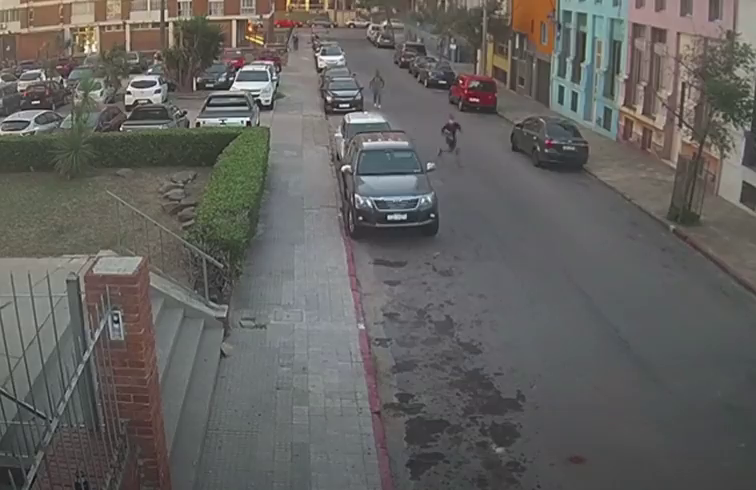
#> input picture frame 8 of Practica2/safety_running.mp4, 756 x 490 px, given in place of PracticaAutopilot.mp4, which was not available
$ python autopilot.py
#> lines starting #> are read from the running program, lines starting #| are printed output that depends on the picture
import cv2
import numpy as np

cap = cv2.VideoCapture("PracticaAutopilot.mp4")

while(1):
    ret, frame = cap.read()
#> frame is the input picture: shape (490, 756, 3); mean B, G, R 95.2, 97.8, 99.3
    if not ret:
        break

    gray = cv2.cvtColor(frame, cv2.COLOR_BGR2GRAY)
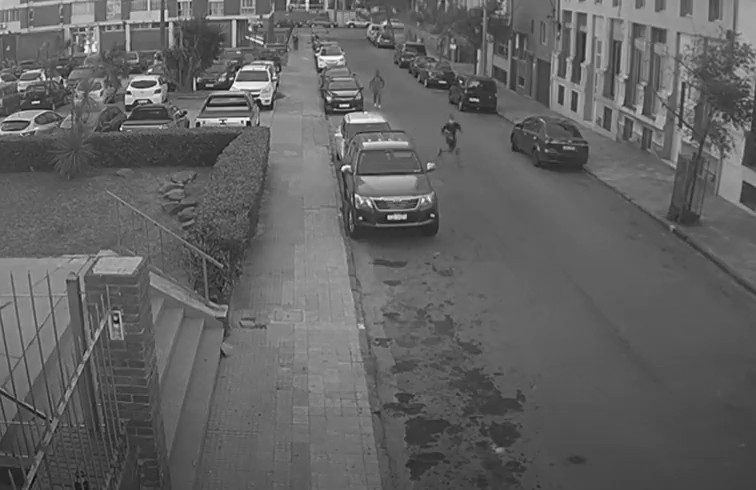
#> gray: shape (490, 756); min 10, max 255, mean 97.9
    edges = cv2.Canny(gray, 100, 200)
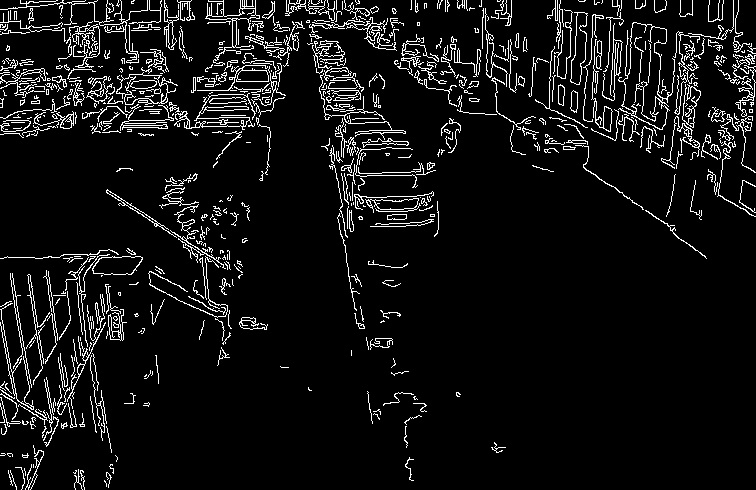
#> edges: shape (490, 756); 7.2% white in thin lines or dots

    lines = cv2.HoughLinesP(edges, 1, np.pi/180, 50, minLineLength=50, maxLineGap=20)
#> lines = 448 rows, first 6: [102, 108, 167, 98], [208, 95, 276, 91], [88, 82, 170, 80], [416, 56, 751, 62], [654, 9, 738, 6], [0, 125, 75, 122]

    if lines is not None:
        for line in lines:
            x1, y1, x2, y2 = line[0] if len(line.shape) > 1 else line
            cv2.line(frame, (x1, y1), (x2, y2), (0, 255, 0), 3)
#> this loop made 448 passes
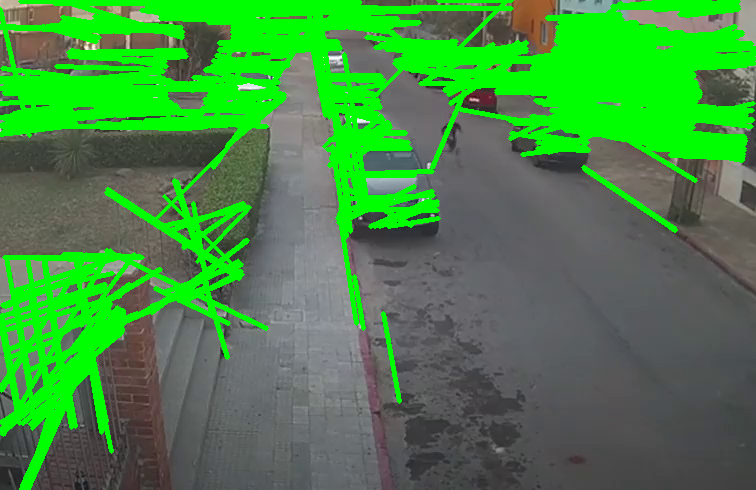
#> frame: shape (490, 756, 3); mean B, G, R 67.9, 137.8, 69.7

    cv2.imshow('Original', frame)
    cv2.imshow('Edges', edges)

    k = cv2.waitKey(25) & 0xFF
#> (key Esc is pressed here)
    if k == 27:
        break

cap.release()
cv2.destroyAllWindows()

$ run again, starting later in the video
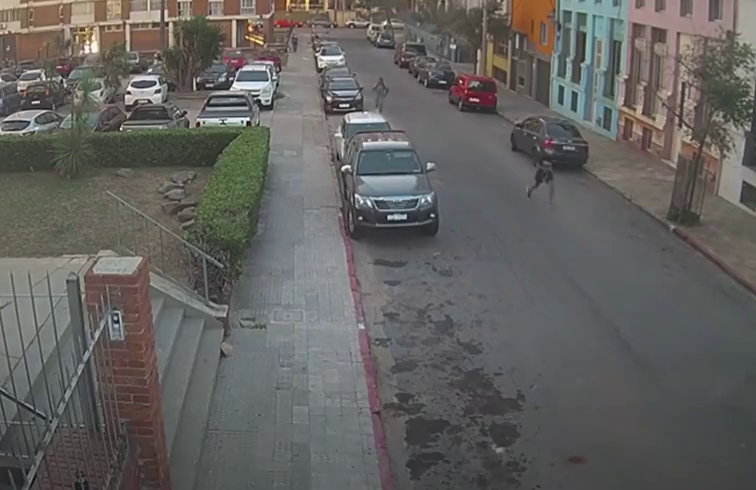
#> input picture frame 36 of Practica2/safety_running.mp4, 756 x 490 px, given in place of PracticaAutopilot.mp4, which was not available
#> frame is the input picture: shape (490, 756, 3); mean B, G, R 95.9, 98.1, 99.4
#> `edges = cv2.Canny(gray, 100, 200)`:
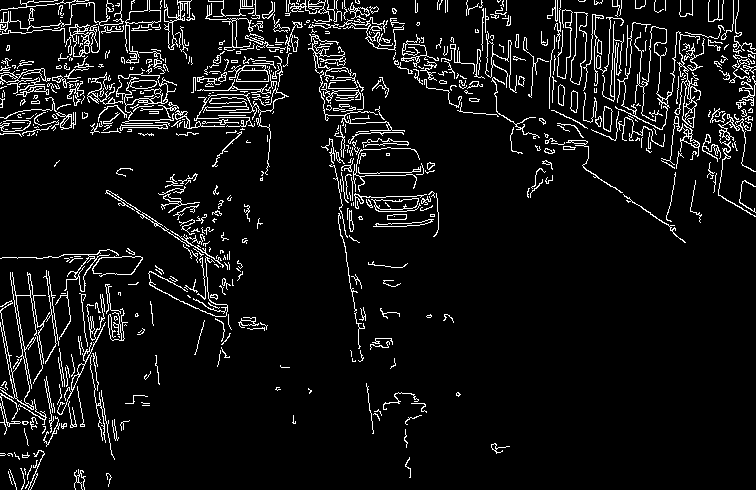
#> edges: shape (490, 756); 7.2% white in thin lines or dots
#> lines = 436 rows, first 6: [4, 125, 178, 110], [212, 19, 273, 17], [305, 0, 319, 91], [98, 103, 166, 96], [415, 78, 693, 73], [193, 81, 279, 81]
#> the loop `for line in lines:` made 436 passes
#> after the loop `for line in lines:`:
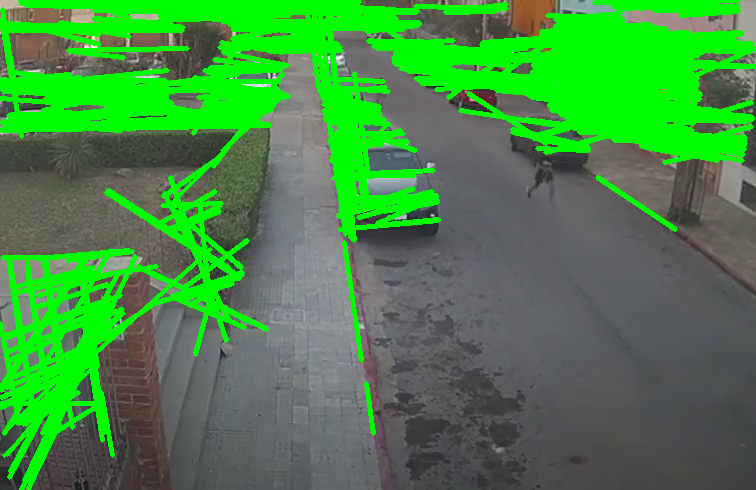
#> frame: shape (490, 756, 3); mean B, G, R 68.5, 137.8, 69.8

$ run again, starting later in the video
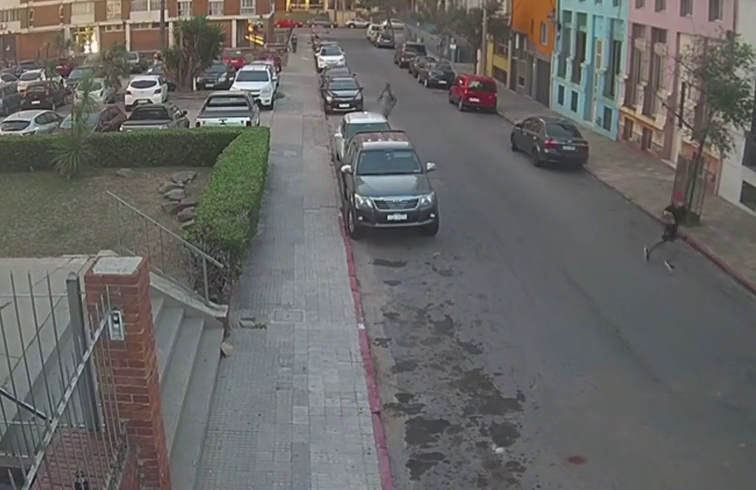
#> input picture frame 64 of Practica2/safety_running.mp4, 756 x 490 px, given in place of PracticaAutopilot.mp4, which was not available
#> frame is the input picture: shape (490, 756, 3); mean B, G, R 101.2, 102.8, 103.7
#> `edges = cv2.Canny(gray, 100, 200)`:
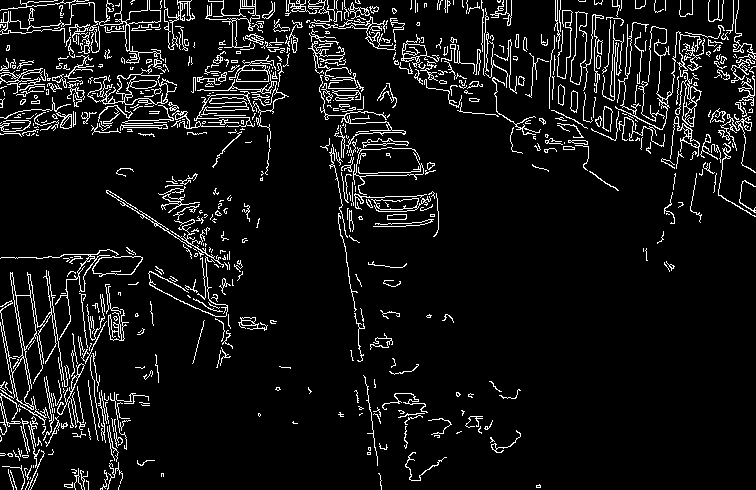
#> edges: shape (490, 756); 7.7% white in thin lines or dots
#> lines = 458 rows, first 6: [57, 82, 167, 80], [313, 4, 329, 115], [339, 213, 381, 480], [59, 23, 139, 27], [0, 125, 259, 116], [533, 59, 741, 33]
#> the loop `for line in lines:` made 458 passes
#> after the loop `for line in lines:`:
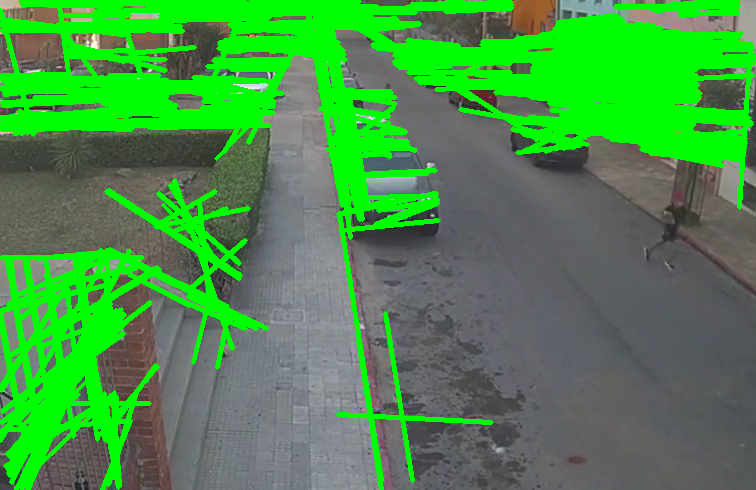
#> frame: shape (490, 756, 3); mean B, G, R 71.7, 145, 72.2
